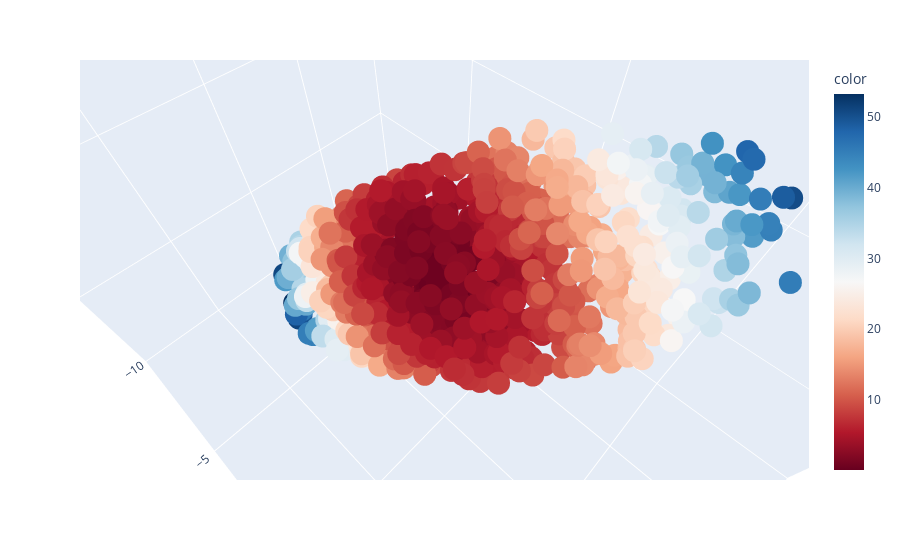

Write notebook code for a chart like this one.
### Markdown cell above
To give the figure a little more visual pop, the following cell does the same plot, but also assigns a pre-determined color value (that we've arbitrarily chosen) to each point. These colors do not mean anything important, they're simply there as a visual aid.

You might find it useful to use `colorize_surfboard_data` later in this assignment.

### Code cell
def colorize_surfboard_data(df):
    colors = pd.read_csv("surfboard_colors.csv", header = None).values
    df_copy = df.copy()
    df_copy.insert(loc = 3, column = "color", value = colors)
    return df_copy
    
fig = px.scatter_3d(colorize_surfboard_data(surfboard), x='x', y='y', z='z', range_x = [-10, 10], range_y = [-10, 10], range_z = [-10, 10], color = "color", color_continuous_scale = 'RdBu')
fig.show()

### Figure 1 — Plotly figure (JSON) as saved in the notebook; plotly's stock layout.template omitted (floating-point values rounded to 4 significant figures; data arrays with more than 128 entries replaced by an {"elided": "..."} marker saying what was removed)
{"data": [{"hovertemplate": "x=%{x}<br>y=%{y}<br>z=%{z}<br>color=%{marker.color}<extra></extra>", "legendgroup": "", "marker": {"color": {"elided": "1000 float values"}, "coloraxis": "coloraxis", "symbol": "circle"}, "mode": "markers", "name": "", "scene": "scene", "showlegend": false, "type": "scatter3d", "x": {"elided": "1000 float values"}, "y": {"elided": "1000 float values"}, "z": {"elided": "1000 float values"}}], "layout": {"autosize": true, "coloraxis": {"colorbar": {"title": {"text": "color"}}, "colorscale": [[0, "rgb(103,0,31)"], [0.1, "rgb(178,24,43)"], [0.2, "rgb(214,96,77)"], [0.3, "rgb(244,165,130)"], [0.4, "rgb(253,219,199)"], [0.5, "rgb(247,247,247)"], [0.6, "rgb(209,229,240)"], [0.7, "rgb(146,197,222)"], [0.8, "rgb(67,147,195)"], [0.9, "rgb(33,102,172)"], [1, "rgb(5,48,97)"]]}, "legend": {"tracegroupgap": 0}, "margin": {"t": 60}, "scene": {"aspectmode": "auto", "aspectratio": {"x": 0.7745, "y": 1.188, "z": 1.087}, "camera": {"center": {"x": 0, "y": 0, "z": 0}, "eye": {"x": 0.2823, "y": 0.2691, "z": 0.5394}, "projection": {"type": "perspective"}, "up": {"x": 0.0185, "y": -0.01824, "z": 0.9997}}, "domain": {"x": [0, 1], "y": [0, 1]}, "xaxis": {"range": [-10, 10], "title": {"text": "x"}, "type": "linear"}, "yaxis": {"range": [-10, 10], "title": {"text": "y"}, "type": "linear"}, "zaxis": {"range": [-10, 10], "title": {"text": "z"}, "type": "linear"}}}}
